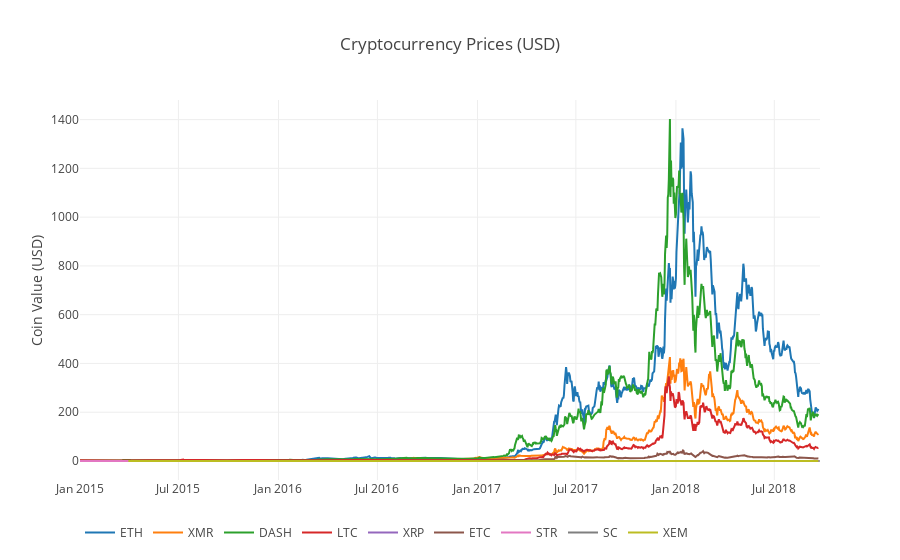

The cell this chart's notebook holds for it:
### Markdown cell above
and without BTC:

### Code cell
df_scatter(df_no_btc, 'Cryptocurrency Prices (USD)', seperate_y_axis=False, y_axis_label='Coin Value (USD)', scale='lin')

### Figure 1 — Plotly figure (JSON) as saved in the notebook; plotly's stock layout.template omitted (floating-point values rounded to 4 significant figures; data arrays with more than 128 entries replaced by an {"elided": "..."} marker saying what was removed)
{"data": [{"name": "ETH", "type": "scatter", "visible": "visible", "x": {"elided": "1362 str values"}, "y": {"elided": "1362 float values"}}, {"name": "XMR", "type": "scatter", "visible": "visible", "x": {"elided": "1362 str values"}, "y": {"elided": "1362 float values"}}, {"name": "DASH", "type": "scatter", "visible": "visible", "x": {"elided": "1362 str values"}, "y": {"elided": "1362 float values"}}, {"name": "LTC", "type": "scatter", "visible": "visible", "x": {"elided": "1362 str values"}, "y": {"elided": "1362 float values"}}, {"name": "XRP", "type": "scatter", "visible": "visible", "x": {"elided": "1362 str values"}, "y": {"elided": "1362 float values"}}, {"name": "ETC", "type": "scatter", "visible": "visible", "x": {"elided": "1362 str values"}, "y": {"elided": "1362 float values"}}, {"name": "STR", "type": "scatter", "visible": "visible", "x": {"elided": "1362 str values"}, "y": {"elided": "1362 float values"}}, {"name": "SC", "type": "scatter", "visible": "visible", "x": {"elided": "1362 str values"}, "y": {"elided": "1362 float values"}}, {"name": "XEM", "type": "scatter", "visible": "visible", "x": {"elided": "1362 str values"}, "y": {"elided": "1362 float values"}}], "layout": {"legend": {"orientation": "h"}, "title": "Cryptocurrency Prices (USD)", "xaxis": {"type": "date"}, "yaxis": {"showticklabels": true, "title": "Coin Value (USD)", "type": "lin"}}}
